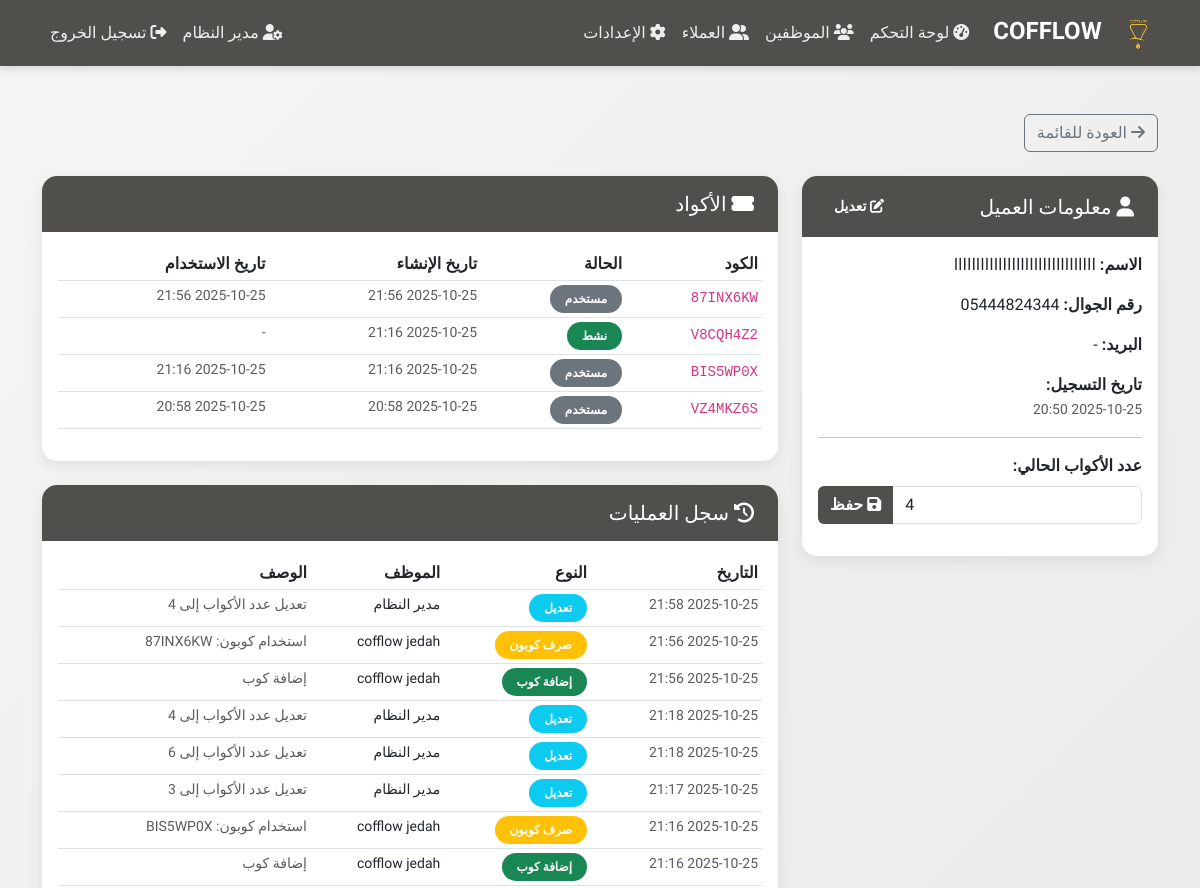
The app's page /admin/customer/2 (signed in, upper part), older data.
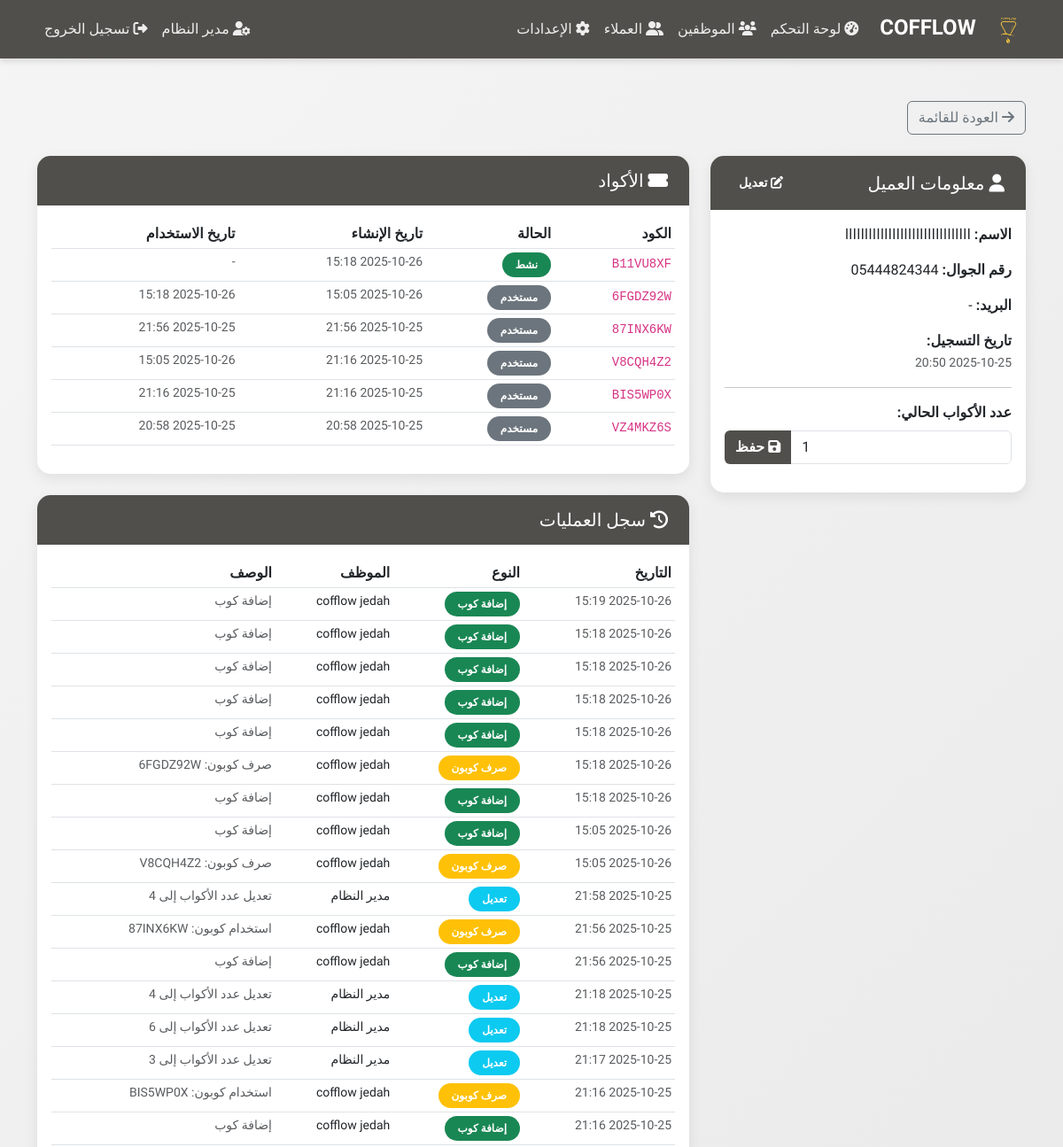
The same page, newer data.
### models.py (models this page shows, shortened)
class User(UserMixin, db.Model):
    __tablename__ = 'users'
    id = db.Column(db.Integer, primary_key=True)
    name = db.Column(db.String(100), nullable=False)
    phone = db.Column(db.String(20), unique=True, nullable=False)
    email = db.Column(db.String(120), unique=True, nullable=True)
    password_hash = db.Column(db.String(255), nullable=False)
    role = db.Column(db.String(20), nullable=False)  # 'admin', 'employee', 'customer'
    cups_count = db.Column(db.Integer, default=0)  # للعملاء فقط
    created_at = db.Column(db.DateTime, default=datetime.utcnow)
    coupons = db.relationship('Coupon', backref='customer', lazy=True, foreign_keys='Coupon.customer_id')
    transactions = db.relationship('Transaction', backref='customer', lazy=True, foreign_keys='Transaction.customer_id')

class Coupon(db.Model):
    __tablename__ = 'coupons'
    id = db.Column(db.Integer, primary_key=True)
    customer_id = db.Column(db.Integer, db.ForeignKey('users.id'), nullable=False)
    code = db.Column(db.String(20), unique=True, nullable=False)
    status = db.Column(db.String(20), default='active')  # 'active', 'used', 'expired'
    created_at = db.Column(db.DateTime, default=datetime.utcnow)
    used_at = db.Column(db.DateTime, nullable=True)
    used_by = db.Column(db.Integer, db.ForeignKey('users.id'), nullable=True)  # الموظف الذي استخدم الكود

class Transaction(db.Model):
    __tablename__ = 'transactions'
    id = db.Column(db.Integer, primary_key=True)
    customer_id = db.Column(db.Integer, db.ForeignKey('users.id'), nullable=False)
    employee_id = db.Column(db.Integer, db.ForeignKey('users.id'), nullable=False)
    transaction_type = db.Column(db.String(50), nullable=False)  # 'add_cup', 'redeem_coupon', 'admin_edit'
    description = db.Column(db.String(255), nullable=True)
    created_at = db.Column(db.DateTime, default=datetime.utcnow)
    employee = db.relationship('User', foreign_keys=[employee_id])

### app.py (the view)
@app.route('/admin/customer/<int:id>')
@login_required
@role_required('admin')
def admin_customer_details(id):
    customer = User.query.get_or_404(id)
    if customer.role != 'customer':
        flash('المستخدم المطلوب غير موجود', 'danger')
        return redirect(url_for('admin_customers'))
    transactions = Transaction.query.filter_by(customer_id=id).order_by(Transaction.created_at.desc()).all()
    coupons = Coupon.query.filter_by(customer_id=id).order_by(Coupon.created_at.desc()).all()
    return render_template('admin/customer_details.html',
                         customer=customer,
                         transactions=transactions,
                         coupons=coupons)

### app.py (called while the page is built)
@login_manager.user_loader
def load_user(user_id):
    return User.query.get(int(user_id))

@app.context_processor
def inject_settings():
    settings = Settings.query.first()
    lang = session.get('lang', 'ar')
    translations = get_all_translations(lang)
    return dict(settings=settings, lang=lang, t=translations)

def role_required(role):
    def decorator(f):
        @wraps(f)
        def decorated_function(*args, **kwargs):
            if not current_user.is_authenticated or current_user.role != role:
                flash('ليس لديك صلاحية للوصول إلى هذه الصفحة', 'danger')
                return redirect(url_for('index'))
            return f(*args, **kwargs)
        return decorated_function
    return decorator

@app.before_request
def make_session_permanent():
    if current_user.is_authenticated:
        session.permanent = True

### translations.py (called while the page is built)
def get_all_translations(lang):
    return TRANSLATIONS.get(lang, TRANSLATIONS['ar'])

### templates/admin/customer_details.html (shortened to what the changed rows need)
{% extends "base.html" %}
{% block content %}
<div class="row g-4">
    <div class="col-md-4">
        <div class="card">
            <div class="card-body">
                <p><strong>الاسم:</strong> {{ customer.name }}</p>
                <p><strong>رقم الجوال:</strong> {{ customer.phone }}</p>
                <p><strong>البريد:</strong> {{ customer.email or '-' }}</p>
                <p><strong>تاريخ التسجيل:</strong><br>
                    <small class="text-muted">{{ customer.created_at.strftime('%Y-%m-%d %H:%M') }}</small>
                </p>
                <hr>
                <form method="POST" action="{{ url_for('admin_edit_customer', id=customer.id) }}">
                    <label class="form-label">
                    </label>
                    <div class="input-group mb-3">
                        <input type="number" class="form-control" name="cups_count"
                               value="{{ customer.cups_count }}" min="0">
                        <button type="submit" class="btn btn-primary">
                            <i class="fas fa-save"></i> حفظ
                        </button>
                    </div>
                </form>
            </div>
        </div>
    </div>
    <div class="col-md-8">
        <div class="card mb-4">
            <div class="card-body">
                {% if coupons %}
                <div class="table-responsive">
                    <table class="table table-sm">
                        <thead>
                            <tr>
                                <th>الكود</th>
                                <th>الحالة</th>
                                <th>تاريخ الإنشاء</th>
                                <th>تاريخ الاستخدام</th>
                            </tr>
                        </thead>
                        <tbody>
                            {% for coupon in coupons %}
                            <tr>
                                <td><code>{{ coupon.code }}</code></td>
                                <td>
                                    {% if coupon.status == 'active' %}
                                        <span class="badge bg-success">نشط</span>
                                    {% else %}
                                        <span class="badge bg-secondary">مستخدم</span>
                                    {% endif %}
                                </td>
                                <td class="small text-muted">
                                    {{ coupon.created_at.strftime('%Y-%m-%d %H:%M') }}
                                </td>
                                <td class="small text-muted">
                                    {{ coupon.used_at.strftime('%Y-%m-%d %H:%M') if coupon.used_at else '-' }}
                                </td>
                            </tr>
                            {% endfor %}
                        </tbody>
                    </table>
                </div>
                {% else %}
                <p class="text-center text-muted">
                    <i class="fas fa-inbox"></i> لا توجد أكواد بعد
                </p>
                {% endif %}
            </div>
        </div>
        <div class="card">
            <div class="card-body">
                {% if transactions %}
                <div class="table-responsive">
                    <table class="table table-sm">
                        <thead>
                            <tr>
                                <th>التاريخ</th>
                                <th>النوع</th>
                                <th>الموظف</th>
                                <th>الوصف</th>
                            </tr>
                        </thead>
                        <tbody>
                            {% for transaction in transactions %}
                            <tr>
                                <td class="small text-muted">
                                    {{ transaction.created_at.strftime('%Y-%m-%d %H:%M') }}
                                </td>
                                <td>
                                    {% if transaction.transaction_type == 'add_cup' %}
                                        <span class="badge bg-success">إضافة كوب</span>
                                    {% elif transaction.transaction_type == 'redeem_coupon' %}
                                        <span class="badge bg-warning">صرف كوبون</span>
                                    {% else %}
                                        <span class="badge bg-info">تعديل</span>
                                    {% endif %}
                                </td>
                                <td class="small">{{ transaction.employee.name }}</td>
                                <td class="small text-muted">{{ transaction.description }}</td>
                            </tr>
                            {% endfor %}
                        </tbody>
                    </table>
                </div>
                {% else %}
                <p class="text-center text-muted">
                    <i class="fas fa-inbox"></i> لا توجد عمليات بعد
                </p>
                {% endif %}
            </div>
        </div>
    </div>
</div>
{% endblock %}

Row changes from the older to the newer data that the page shows:
changed User "اااااااااااااااااااااااااااااااا": cups_count "4" → "1"
added Coupon: code "B11VU8XF", status "نشط", created_at "2025-10-26 15:18", used_at "-"
added Coupon: code "6FGDZ92W", status "مستخدم", created_at "2025-10-26 15:05", used_at "2025-10-26 15:18"
changed Coupon "V8CQH4Z2": used_at "-" → "2025-10-26 15:05"; status "نشط" → "مستخدم"
added Transaction: transaction_type "إضافة كوب"
added Transaction: transaction_type "إضافة كوب"
added Transaction: transaction_type "إضافة كوب"
added Transaction: transaction_type "إضافة كوب"
added Transaction: transaction_type "إضافة كوب"
added Transaction: transaction_type "صرف كوبون"
added Transaction: transaction_type "إضافة كوب"
added Transaction: transaction_type "إضافة كوب"
added Transaction: transaction_type "صرف كوبون"
